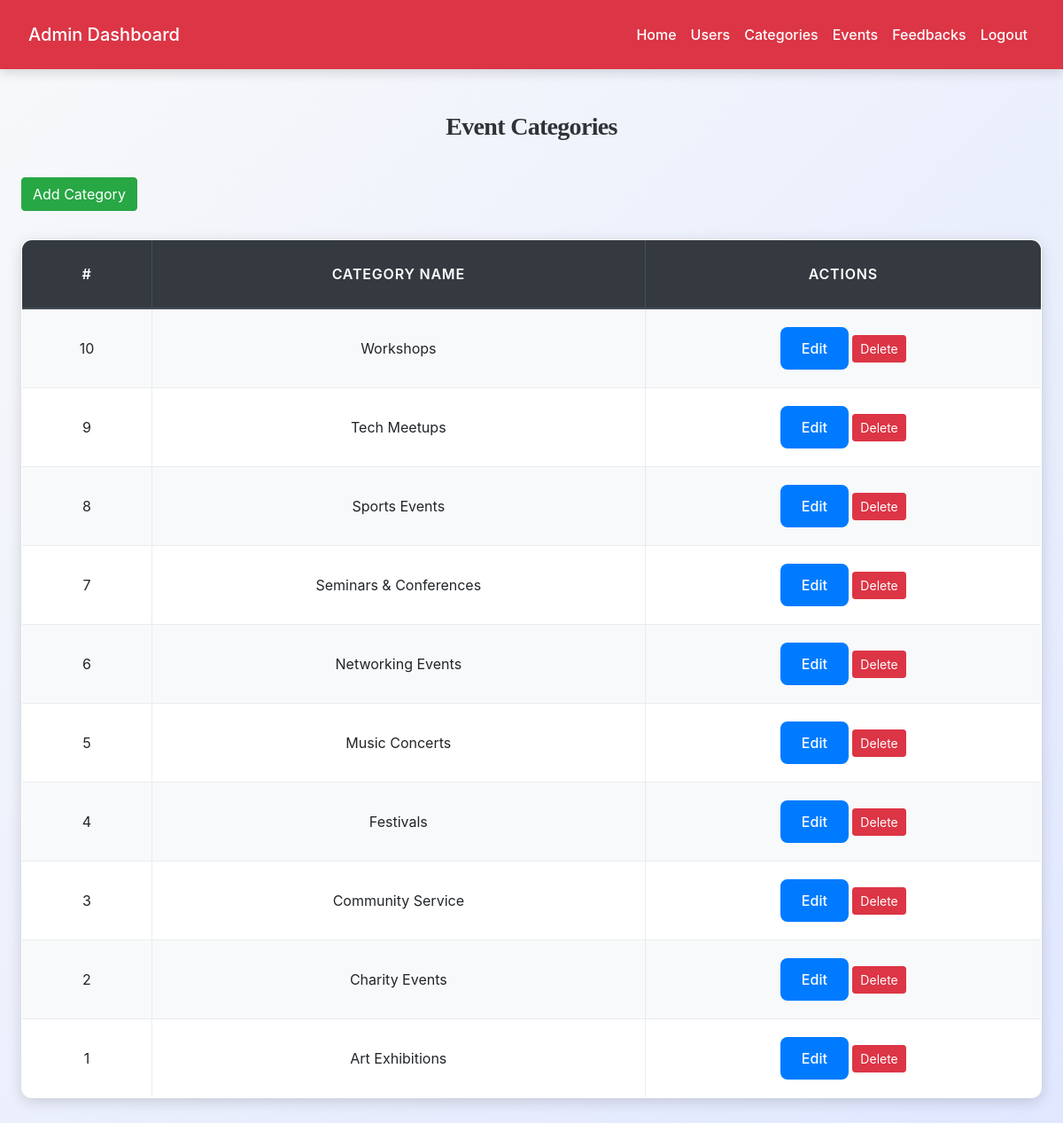
The app's page /admin/categories.php (signed in) with its own data.
### tables this page shows
CREATE TABLE `event_categories` (
  `id` int(11) NOT NULL,
  `name` varchar(100) NOT NULL
);

### admin/categories.php (the view, shortened to what this page needs)
<?php
include('../config.php');
$result = $conn->query("SELECT * FROM event_categories ORDER BY id DESC");
?>
<!DOCTYPE html>
<html lang="en">
<head>
    <link rel="stylesheet" href="https://maxcdn.bootstrapcdn.com/bootstrap/4.5.2/css/bootstrap.min.css">
    <link rel="stylesheet" href="../css/style.css">
</head>
<body>
<?php include('admin_navbar.php'); ?>
    <div id="content">
<div class="container mt-5">
    <div class="">
        <h3>Event Categories</h3>
        <button class="btn btn-success" data-toggle="modal" data-target="#addModal">Add Category</button>
    </div>
    <table class="table table-bordered table-hover">
        <thead class="thead-dark">
            <tr>
                <th>#</th>
                <th>Category Name</th>
                <th>Actions</th>
            </tr>
        </thead>
        <tbody>
            <?php while($row = $result->fetch_assoc()): ?>
            <tr>
                <td><?= $row['id']; ?></td>
                <td><?= htmlspecialchars($row['name']); ?></td>
                <td>
                    <button class="btn btn-primary btn-sm"
                            data-toggle="modal"
                            data-target="#editModal"
                            data-id="<?= $row['id']; ?>"
                            data-name="<?= htmlspecialchars($row['name']); ?>">Edit</button>
                    <form method="POST" style="display:inline-block;" onsubmit="return confirm('Delete this category?');">
                        <button class="btn btn-danger btn-sm">Delete</button>
                    </form>
                </td>
            </tr>
            <?php endwhile; ?>
        </tbody>
    </table>
</div>
</body>
</html>

### css/style.css (style rules this page uses)
:root { --primary: #007bff; --secondary: #6c757d; --success: #28a745; --info: #17a2b8; --warning: #ffc107; --danger: #dc3545; --light: #f8f9fa; --dark: #2d3436; --accent: #ff6f61; --highlight: #6f42c1; --shadow: rgba(0, 0, 0, 0.15); --transition: all 0.3s ease-in-out; }
body { font-family: 'Inter', 'Segoe UI', Tahoma, Geneva, Verdana, sans-serif; background: linear-gradient(135deg, var(--light) 0%, #e0e7ff 100%); color: var(--dark); line-height: 1.8; margin: 0; padding: 0; min-height: 100vh; font-size: 16px; }
h1, h2, h3, h4 { text-align: center; margin: 2.5rem 0; font-family: 'Georgia', 'Times New Roman', serif; color: var(--dark); font-weight: 700; letter-spacing: -0.025em; }
h3 { font-size: 1.75rem; }
.container { max-width: 1200px; margin: 0 auto 3rem; padding: 0 1.5rem; }
.table { width: 100%; border-collapse: collapse; margin: 2rem 0; font-size: 1rem; background-color: #ffffff; border-radius: 12px; overflow: hidden; box-shadow: 0 4px 16px var(--shadow); transition: var(--transition); }
.table th, .table td { padding: 1.25rem; border: 1px solid #e9ecef; text-align: center; vertical-align: middle; }
.table thead th { background-color: rgb(0, 0, 0); color: white; font-weight: 600; text-transform: uppercase; letter-spacing: 0.05em; padding: 1.5rem; }
.table tbody tr { transition: var(--transition); }
.table tbody tr:nth-child(odd) { background-color: var(--light); }
.btn-primary { background-color: var(--primary); color: #fff; border: none; border-radius: 8px; padding: 0.75rem 1.5rem; font-size: 1rem; font-weight: 500; cursor: pointer; transition: var(--transition); display: inline-flex; align-items: center; justify-content: center; }

### records on screen
event_categories: id "10", name "Workshops"
event_categories: id "9", name "Tech Meetups"
event_categories: id "8", name "Sports Events"
event_categories: id "7", name "Seminars & Conferences"
event_categories: id "6", name "Networking Events"
event_categories: id "5", name "Music Concerts"
event_categories: id "4", name "Festivals"
event_categories: id "3", name "Community Service"
event_categories: id "2", name "Charity Events"
event_categories: id "1", name "Art Exhibitions"
